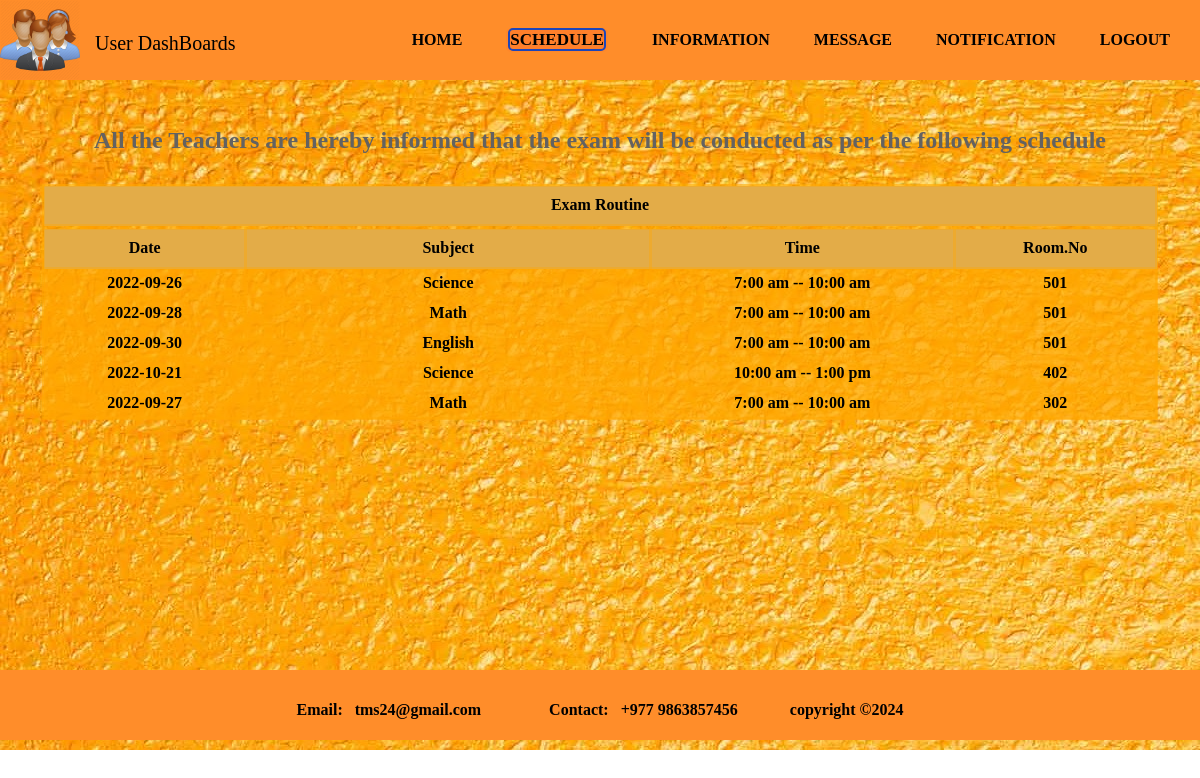
Page /userexam.php on the committed database.
### tables this page shows
CREATE TABLE `exam` (
  `id` int(100) NOT NULL,
  `date` date NOT NULL,
  `subject` varchar(100) NOT NULL,
  `time` varchar(255) NOT NULL,
  `room` varchar(100) NOT NULL,
  `teacher` varchar(255) NOT NULL
);

### userexam.php (the view, shortened to what this page needs)
<!DOCTYPE html>
<html>
<head>
	<link rel="stylesheet" type="text/css" href="style.css">
</head>
<body>
<div class="wrapper">
	<header>
		<div class="icon">
		<a href='http://localhost/tms/userhome.php'>
        <img src="img/userdash.png" height="80px" width="80px"></a></div>
		<div class="tms">
		<a href='http://localhost/tms/userhome.php'style="text-decoration: none"><p style="color:black; font-size: 20px;">User DashBoards</p></a>
	    </div>
		<nav>
                <ul id='MenuItems'>
                    <li><a href='http://localhost/tms/userhome.php'><b>HOME</a></li>
                   <li><div class="dropdown" >
 				    <button onclick="myFunction()" class="dropbtn"><b style="background-color:#ff7f2a";><a class="active">SCHEDULE</a></b></button>
                    </div></li>
                    <li><a href='http://localhost/tms/userrecord.php'><b>INFORMATION</b></a></li>
                    <li><a href='http://localhost/tms/userchatdisplay.php'><b>MESSAGE</b></a></li>
                    <li><a href='http://localhost/tms/usernotify.php'><b>NOTIFICATION</b></a></li>
                    <li><a href='http://localhost/tms/userlogout.php'><b>LOGOUT</b></a></li>
                </ul>
        </nav>
	</header>
	<section>
		<div class="user-img">
			<br><br>
			<br>
<?php
include("config.php");
$query= "SELECT * FROM exam";
$data = mysqli_query($conn,$query);
$total = mysqli_num_rows($data);
if($total != 0)
{
	?>
<center><caption><font size="5px" color="#636261"><b>All the Teachers are hereby informed that the exam will be conducted as per the following schedule</b></font></caption></center><br><br>
	<center>
		<table border="3" cellspacing="7" width="93%">
		<tr>
		<th width="10%" height="40px" style="text-align:center"> Exam Routine</th></tr>
		<table border="3" cellspacing="7" width="93%">
		<tr>
	 	<th width="10%">Date</th>
		<th width="20%">Subject</th>
		<th width="15%">Time</th>
		<th width="10%">Room.No</th>
		</tr>
	<?php
	while($result = mysqli_fetch_assoc($data))
	{
	echo "<tr>
		    <td>".$result['date']."</td>
		      <td>".$result['subject']."</td>
		      <td>".$result['time']."</td>
		      <td>".$result['room']."</td>
		</tr>";
    }
}
?>
</table>
</center>
		</div>
		</section>
		</div>
		<footer><br>
			<p style="color:black; text-align: center; font-style: new time romans"><br>
				Email: &nbsp tms24@gmail.com &nbsp &nbsp &nbsp &nbsp &nbsp &nbsp &nbsp &nbsp
				Contact: &nbsp +977 9863857456 &nbsp; &nbsp; &nbsp; &nbsp; &nbsp; &nbsp; copyright ©2024
			</p>
		</footer>
</body>
</html>

### style.css (style rules this page uses)
html, body, div, span, object, iframe, h1, h2, h3, h4, h5, h6, p, blockquote, pre, abbr, address, cite, code, del, dfn, em, img, ins, kbd, q, samp, small, strong, sub, sup, var, b, i, dl, dt, dd, ol, ul, li, fieldset, form, label, legend, table, caption, tbody, tfoot, thead, tr, th, td, article, aside, canvas, details, figcaption, figure, footer, header, hgroup, menu, nav, section, summary, time, mark, audio, video { margin:0; padding:0; border:0; outline:0; font-size:100%; vertical-align:baseline; background:transparent; }
body { line-height:1; }
article,aside,details,figcaption,figure, footer,header,hgroup,menu,nav,section { display:block; }
nav ul { list-style:none; }
a { margin:0; padding:0; font-size:100%; vertical-align:baseline; background:transparent; }
table { border-collapse:collapse; border-spacing:0; }
.wrapper { height: 670px; width: 100%; background-color: #ff7f2a; }
header { height: 80px; width: 100%; background-color: #ff8d2a; }
section { height: 670px; width: 100%; background-color: #EAECEE; }
footer { height: 70px; width: 100%; background-color: #ff8d2a; }
.icon { float: left; }
.tms { float: left; padding: 8px; line-height: 70px; padding-left: 15px; display: ; color: black; text-decoration: none; }
li a { color: black; text-decoration: none; }
nav { float: right; word-spacing: 40px; padding: 0px; margin-right: 30px; }
nav li { display: inline-block; line-height: 80px; }
nav a.active { border: 2px solid #1c45b9; border-radius: 5px; transition: .5s; }
* { margin:0; padding:0; box-sizing: border-box; outline: none; border:none; text-decoration: none; }
section .user-img { height: 670px; margin-top: 0px; background-image: url("img/tms11.jpg"); }
* { padding-right: 0; margin: 0; box-sizing: border-box; }

### userexam.php (style rules this page uses)
.dropdown { position: relative; display: inline-block; border: 2px solid #ff7f2a6e; border-radius: 5px; transition: .5s; line-height: 20px; }
.dropbtn { font-family: new times romans; color: black; text-decoration: none; font-size: 17px; cursor: pointer; background-color: #ff7f2a6e; }
body { height: 670px; margin-top: 0px; }
table, tr ,td,th { text-align: center; height: 30px; padding-top: 5px; border: 3px solid #ffa50059; background-color:#ffa50059; }
table { border-radius: 5px; }
th { height: 40px; padding-top: 10px; background-color: #e3ac48; }

### rows in the picture
exam: date "2022-09-26", subject "Science", time "7:00 am -- 10:00 am", room "501"
exam: date "2022-09-28", subject "Math", time "7:00 am -- 10:00 am", room "501"
exam: date "2022-09-30", subject "English", time "7:00 am -- 10:00 am", room "501"
exam: date "2022-10-21", subject "Science", time "10:00 am -- 1:00 pm", room "402"
exam: date "2022-09-27", subject "Math", time "7:00 am -- 10:00 am", room "302"
